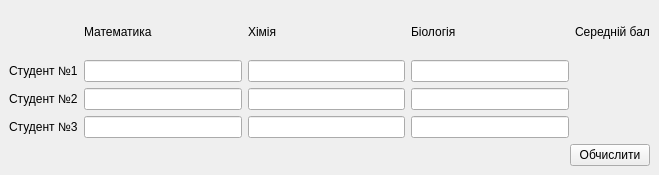
<?xml version="1.0" encoding="UTF-8"?>
<ui version="4.0">
 <class>MainWindow</class>
 <widget class="QMainWindow" name="MainWindow">
  <property name="geometry">
   <rect>
    <x>0</x>
    <y>0</y>
    <width>659</width>
    <height>175</height>
   </rect>
  </property>
  <property name="windowTitle">
   <string>MainWindow</string>
  </property>
  <widget class="QWidget" name="centralwidget">
   <layout class="QVBoxLayout" name="verticalLayout">
    <item>
     <layout class="QGridLayout" name="gridLayout">
      <item row="2" column="0">
       <widget class="QLabel" name="label_6">
        <property name="text">
         <string>Студент №2</string>
        </property>
       </widget>
      </item>
      <item row="2" column="1">
       <widget class="QLineEdit" name="lineEdit_2_1"/>
      </item>
      <item row="0" column="2">
       <widget class="QLabel" name="label_3">
        <property name="text">
         <string>Хімія</string>
        </property>
       </widget>
      </item>
      <item row="1" column="3">
       <widget class="QLineEdit" name="lineEdit_1_3"/>
      </item>
      <item row="2" column="2">
       <widget class="QLineEdit" name="lineEdit_2_2"/>
      </item>
      <item row="0" column="0">
       <widget class="QLabel" name="label">
        <property name="text">
         <string/>
        </property>
       </widget>
      </item>
      <item row="1" column="2">
       <widget class="QLineEdit" name="lineEdit_1_2"/>
      </item>
      <item row="1" column="0">
       <widget class="QLabel" name="label_5">
        <property name="text">
         <string>Студент №1</string>
        </property>
       </widget>
      </item>
      <item row="0" column="3">
       <widget class="QLabel" name="label_4">
        <property name="text">
         <string>Біологія</string>
        </property>
       </widget>
      </item>
      <item row="3" column="0">
       <widget class="QLabel" name="label_7">
        <property name="text">
         <string>Студент №3</string>
        </property>
       </widget>
      </item>
      <item row="3" column="2">
       <widget class="QLineEdit" name="lineEdit_3_2"/>
      </item>
      <item row="3" column="3">
       <widget class="QLineEdit" name="lineEdit_3_3"/>
      </item>
      <item row="0" column="1">
       <widget class="QLabel" name="label_2">
        <property name="text">
         <string>Математика</string>
        </property>
       </widget>
      </item>
      <item row="1" column="1">
       <widget class="QLineEdit" name="lineEdit_1_1"/>
      </item>
      <item row="2" column="3">
       <widget class="QLineEdit" name="lineEdit_2_3"/>
      </item>
      <item row="3" column="1">
       <widget class="QLineEdit" name="lineEdit_3_1"/>
      </item>
      <item row="0" column="4">
       <widget class="QLabel" name="label_8">
        <property name="text">
         <string>Середній бал</string>
        </property>
       </widget>
      </item>
      <item row="1" column="4">
       <widget class="QLabel" name="mean_1">
        <property name="text">
         <string/>
        </property>
       </widget>
      </item>
      <item row="2" column="4">
       <widget class="QLabel" name="mean_2">
        <property name="text">
         <string/>
        </property>
       </widget>
      </item>
      <item row="3" column="4">
       <widget class="QLabel" name="mean_3">
        <property name="text">
         <string/>
        </property>
       </widget>
      </item>
     </layout>
    </item>
    <item>
     <layout class="QHBoxLayout" name="horizontalLayout">
      <item>
       <widget class="QLabel" name="out">
        <property name="text">
         <string/>
        </property>
       </widget>
      </item>
      <item>
       <widget class="QPushButton" name="pushButton">
        <property name="sizePolicy">
         <sizepolicy hsizetype="Maximum" vsizetype="Maximum">
          <horstretch>0</horstretch>
          <verstretch>0</verstretch>
         </sizepolicy>
        </property>
        <property name="text">
         <string>Обчислити</string>
        </property>
       </widget>
      </item>
     </layout>
    </item>
   </layout>
  </widget>
 </widget>
 <resources/>
 <connections/>
</ui>
